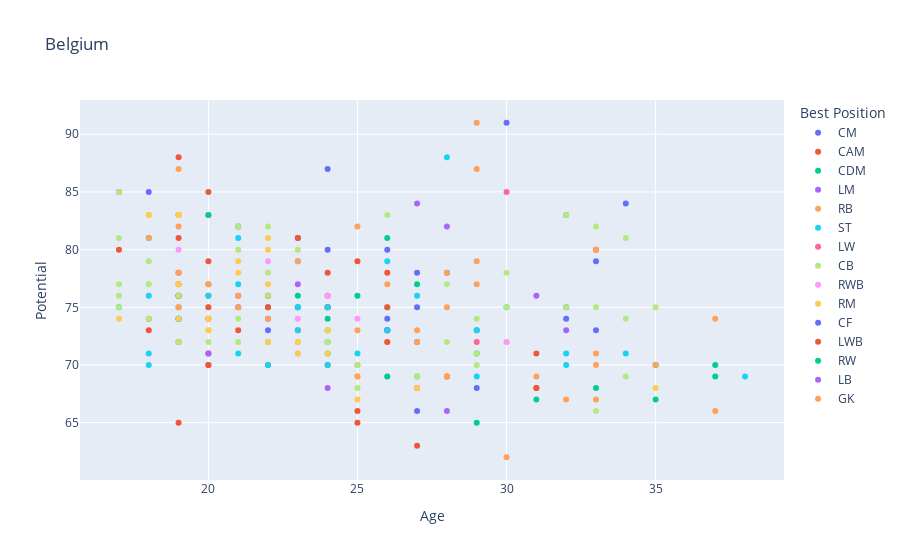
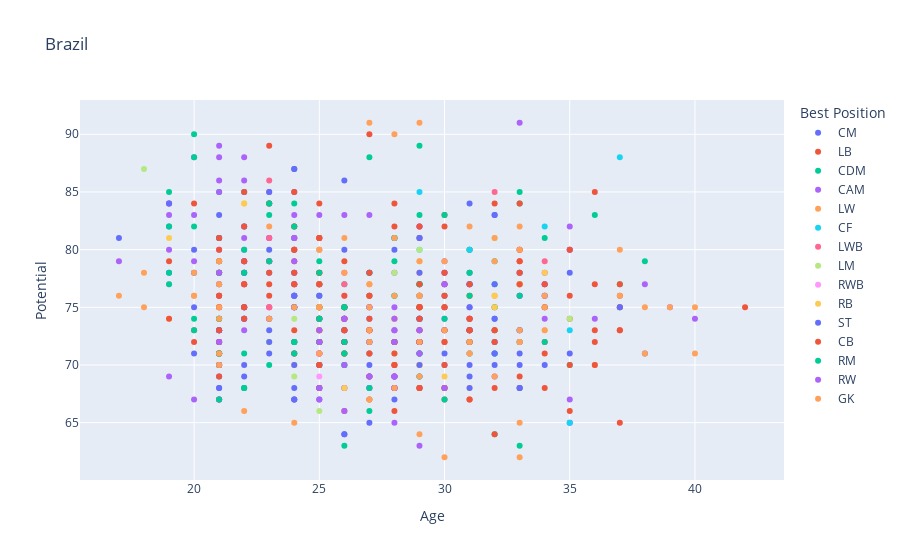
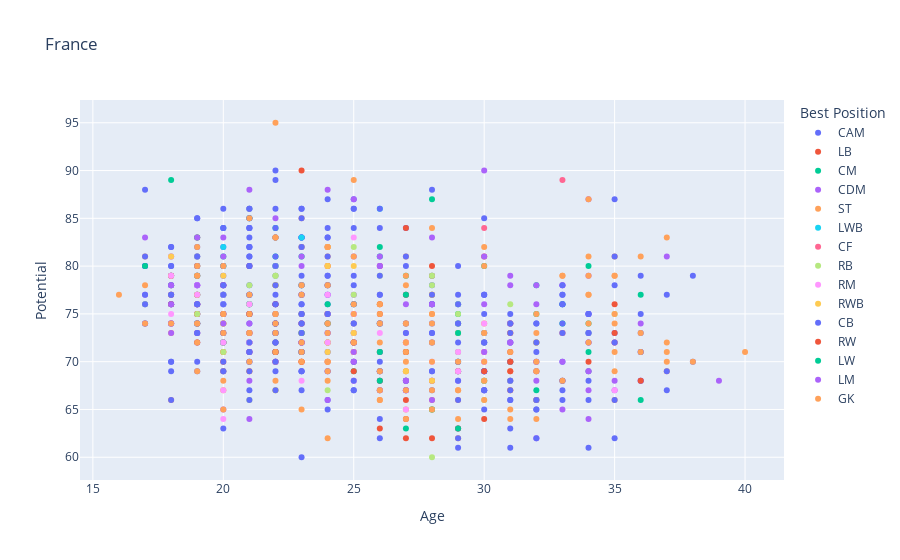
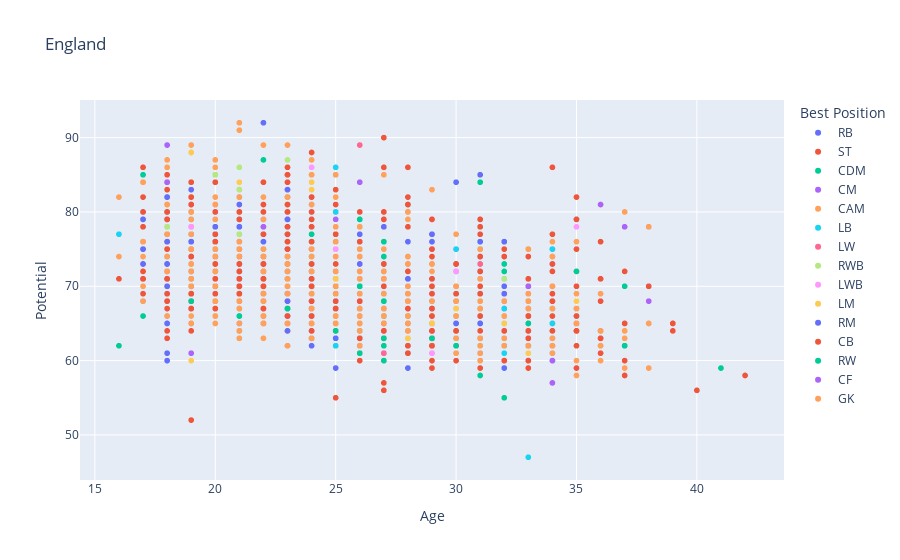

The notebook cell these images were saved under, in order:
### Code cell
#_AGE V/S POTENTIAL plotting for different players of the top 10 ranked countries
i=0
while i < 10:
    df = dataset.loc[np.where(dataset['Nationality']== rankings['Team'][i])[0]]
    fig = px.scatter(df, x='Age', y='Potential', hover_name="Name",title = rankings['Team'][i], color ='Best Position' )
    fig.show()
    i+=1
